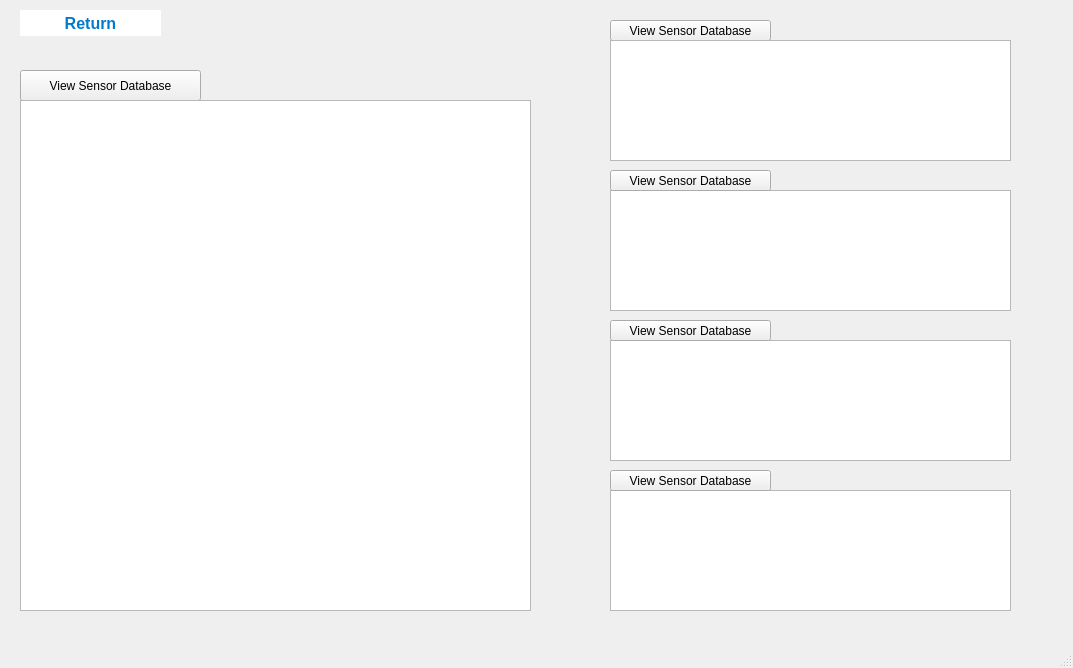
<?xml version="1.0" encoding="UTF-8"?>
<ui version="4.0">
 <class>viewdatabasewindow</class>
 <widget class="QMainWindow" name="viewdatabasewindow">
  <property name="geometry">
   <rect>
    <x>0</x>
    <y>0</y>
    <width>1073</width>
    <height>668</height>
   </rect>
  </property>
  <property name="windowTitle">
   <string>MainWindow</string>
  </property>
  <widget class="QWidget" name="centralwidget">
   <widget class="QPushButton" name="pushButton8">
    <property name="geometry">
     <rect>
      <x>20</x>
      <y>70</y>
      <width>181</width>
      <height>31</height>
     </rect>
    </property>
    <property name="styleSheet">
     <string notr="true">background-color: #32383D;
                                  color: white;
                                  }
                                  QPushButton:pressed {
                                  background-color: rgba(255, 255, 255, 0.2);</string>
    </property>
    <property name="text">
     <string>View Sensor Database</string>
    </property>
   </widget>
   <widget class="QPushButton" name="pushButton1_2">
    <property name="geometry">
     <rect>
      <x>20</x>
      <y>10</y>
      <width>141</width>
      <height>26</height>
     </rect>
    </property>
    <property name="font">
     <font>
      <pointsize>-1</pointsize>
      <bold>true</bold>
     </font>
    </property>
    <property name="styleSheet">
     <string notr="true">    QPushButton {
        background-color: white;
        color: #007ACC; /* Text color */
        border-radius: 25px; /* Rounded corners */
        font-weight: bold;
        font-size: 16px;
    }
    QPushButton:hover {
        background-color: #E0E0E0; /* Hover effect */
        box-shadow: 0px 4px 8px rgba(0, 0, 0, 0.2);
    }
    QPushButton:pressed {
        background-color: #B0B0B0; /* Click effect */
    }</string>
    </property>
    <property name="text">
     <string>Return</string>
    </property>
   </widget>
   <widget class="QTableWidget" name="tableWidget">
    <property name="geometry">
     <rect>
      <x>20</x>
      <y>100</y>
      <width>511</width>
      <height>511</height>
     </rect>
    </property>
   </widget>
   <widget class="QGraphicsView" name="graphicsView">
    <property name="geometry">
     <rect>
      <x>610</x>
      <y>190</y>
      <width>401</width>
      <height>121</height>
     </rect>
    </property>
   </widget>
   <widget class="QGraphicsView" name="graphicsView_2">
    <property name="geometry">
     <rect>
      <x>610</x>
      <y>340</y>
      <width>401</width>
      <height>121</height>
     </rect>
    </property>
   </widget>
   <widget class="QGraphicsView" name="graphicsView_3">
    <property name="geometry">
     <rect>
      <x>610</x>
      <y>490</y>
      <width>401</width>
      <height>121</height>
     </rect>
    </property>
   </widget>
   <widget class="QPushButton" name="pushButton8_2">
    <property name="geometry">
     <rect>
      <x>610</x>
      <y>170</y>
      <width>161</width>
      <height>21</height>
     </rect>
    </property>
    <property name="styleSheet">
     <string notr="true">background-color: #32383D;
                                  color: white;
                                  }
                                  QPushButton:pressed {
                                  background-color: rgba(255, 255, 255, 0.2);</string>
    </property>
    <property name="text">
     <string>View Sensor Database</string>
    </property>
   </widget>
   <widget class="QPushButton" name="pushButton8_3">
    <property name="geometry">
     <rect>
      <x>610</x>
      <y>320</y>
      <width>161</width>
      <height>21</height>
     </rect>
    </property>
    <property name="styleSheet">
     <string notr="true">background-color: #32383D;
                                  color: white;
                                  }
                                  QPushButton:pressed {
                                  background-color: rgba(255, 255, 255, 0.2);</string>
    </property>
    <property name="text">
     <string>View Sensor Database</string>
    </property>
   </widget>
   <widget class="QPushButton" name="pushButton8_4">
    <property name="geometry">
     <rect>
      <x>610</x>
      <y>470</y>
      <width>161</width>
      <height>21</height>
     </rect>
    </property>
    <property name="styleSheet">
     <string notr="true">background-color: #32383D;
                                  color: white;
                                  }
                                  QPushButton:pressed {
                                  background-color: rgba(255, 255, 255, 0.2);</string>
    </property>
    <property name="text">
     <string>View Sensor Database</string>
    </property>
   </widget>
   <widget class="QPushButton" name="pushButton8_5">
    <property name="geometry">
     <rect>
      <x>610</x>
      <y>20</y>
      <width>161</width>
      <height>21</height>
     </rect>
    </property>
    <property name="styleSheet">
     <string notr="true">background-color: #32383D;
                                  color: white;
                                  }
                                  QPushButton:pressed {
                                  background-color: rgba(255, 255, 255, 0.2);</string>
    </property>
    <property name="text">
     <string>View Sensor Database</string>
    </property>
   </widget>
   <widget class="QGraphicsView" name="graphicsView_4">
    <property name="geometry">
     <rect>
      <x>610</x>
      <y>40</y>
      <width>401</width>
      <height>121</height>
     </rect>
    </property>
   </widget>
  </widget>
  <widget class="QMenuBar" name="menubar">
   <property name="geometry">
    <rect>
     <x>0</x>
     <y>0</y>
     <width>1073</width>
     <height>23</height>
    </rect>
   </property>
  </widget>
  <widget class="QStatusBar" name="statusbar"/>
 </widget>
 <resources/>
 <connections/>
</ui>
